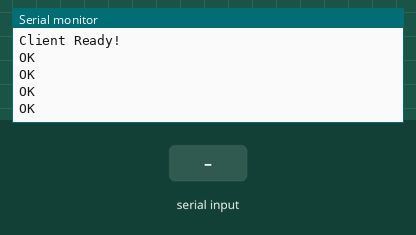
This sketch was run on a simulated Arduino Uno, built with avr-gcc and run on an emulated ATmega328P. Shown: the last lines printed to the serial monitor. The inputs (shaded band) are chosen by the test bench. The modem accepts every AT command (registered, SIM ready, sends succeed) and sends nothing else.

Above: at 2.5 s.
2.6 s: "1" received over the second serial link
At 3.6 s:
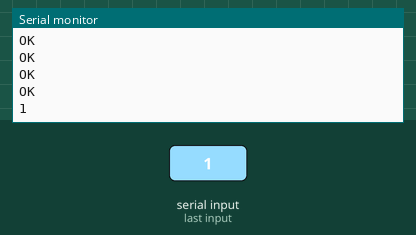
4.1 s: "0" received over the second serial link
At 4.7 s:
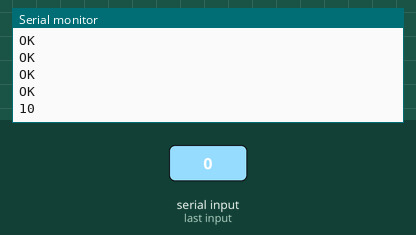

The sketch:

IRRemote_Controller.ino
```cpp
#include <SoftwareSerial.h>

SoftwareSerial BTSerial(5, 6);

void setup() {
  Serial.begin(9600);
  BTSerial.begin(9600);
  BTSerial.write("AT+DEFAULT\r\n");
  delay(100);
  BTSerial.write("AT+RESET\r\n");
  delay(100);
  BTSerial.write("AT+NAMEController\r\n");
  delay(100);
  //BTSerial.write("AT+TYPE1"); //Simple pairing
  //delay(100);
  BTSerial.write("AT+ROLE1\r\n");
  delay(1000);
  Serial.println("Client Ready!");
}
void loop()
{
  if (BTSerial.available())
    Serial.write(BTSerial.read());
  if (Serial.available()){
    BTSerial.write(Serial.read());
  }
}
```

Measured:
- after the input at 2.6 s, the serial monitor: prints a new line at once (image 1)
- after the input at 4.1 s, the serial monitor: prints a new line at once (image 2)
